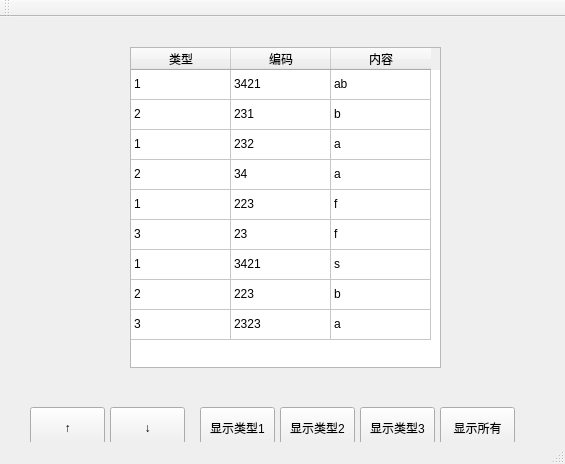
<?xml version="1.0" encoding="UTF-8"?>
<ui version="4.0">
 <class>MainWindow</class>
 <widget class="QMainWindow" name="MainWindow">
  <property name="geometry">
   <rect>
    <x>0</x>
    <y>0</y>
    <width>565</width>
    <height>464</height>
   </rect>
  </property>
  <property name="windowTitle">
   <string>MainWindow</string>
  </property>
  <widget class="QWidget" name="centralWidget">
   <widget class="QTableWidget" name="tableWidget">
    <property name="geometry">
     <rect>
      <x>130</x>
      <y>30</y>
      <width>311</width>
      <height>321</height>
     </rect>
    </property>
    <attribute name="verticalHeaderVisible">
     <bool>false</bool>
    </attribute>
    <row>
     <property name="text">
      <string>新建行</string>
     </property>
    </row>
    <row>
     <property name="text">
      <string>新建行</string>
     </property>
    </row>
    <row>
     <property name="text">
      <string>新建行</string>
     </property>
    </row>
    <row>
     <property name="text">
      <string>新建行</string>
     </property>
    </row>
    <row>
     <property name="text">
      <string>新建行</string>
     </property>
    </row>
    <row>
     <property name="text">
      <string>新建行</string>
     </property>
    </row>
    <row>
     <property name="text">
      <string>新建行</string>
     </property>
    </row>
    <row>
     <property name="text">
      <string>新建行</string>
     </property>
    </row>
    <row>
     <property name="text">
      <string>新建行</string>
     </property>
    </row>
    <column>
     <property name="text">
      <string>类型</string>
     </property>
    </column>
    <column>
     <property name="text">
      <string>编码</string>
     </property>
    </column>
    <column>
     <property name="text">
      <string>内容</string>
     </property>
    </column>
    <item row="0" column="0">
     <property name="text">
      <string>1</string>
     </property>
    </item>
    <item row="0" column="1">
     <property name="text">
      <string>3421</string>
     </property>
    </item>
    <item row="0" column="2">
     <property name="text">
      <string>ab</string>
     </property>
    </item>
    <item row="1" column="0">
     <property name="text">
      <string>2</string>
     </property>
    </item>
    <item row="1" column="1">
     <property name="text">
      <string>231</string>
     </property>
    </item>
    <item row="1" column="2">
     <property name="text">
      <string>b</string>
     </property>
    </item>
    <item row="2" column="0">
     <property name="text">
      <string>1</string>
     </property>
    </item>
    <item row="2" column="1">
     <property name="text">
      <string>232</string>
     </property>
    </item>
    <item row="2" column="2">
     <property name="text">
      <string>a</string>
     </property>
    </item>
    <item row="3" column="0">
     <property name="text">
      <string>2</string>
     </property>
    </item>
    <item row="3" column="1">
     <property name="text">
      <string>34</string>
     </property>
    </item>
    <item row="3" column="2">
     <property name="text">
      <string>a</string>
     </property>
    </item>
    <item row="4" column="0">
     <property name="text">
      <string>1</string>
     </property>
    </item>
    <item row="4" column="1">
     <property name="text">
      <string>223</string>
     </property>
    </item>
    <item row="4" column="2">
     <property name="text">
      <string>f</string>
     </property>
    </item>
    <item row="5" column="0">
     <property name="text">
      <string>3</string>
     </property>
    </item>
    <item row="5" column="1">
     <property name="text">
      <string>23</string>
     </property>
    </item>
    <item row="5" column="2">
     <property name="text">
      <string>f</string>
     </property>
    </item>
    <item row="6" column="0">
     <property name="text">
      <string>1</string>
     </property>
    </item>
    <item row="6" column="1">
     <property name="text">
      <string>3421</string>
     </property>
    </item>
    <item row="6" column="2">
     <property name="text">
      <string>s</string>
     </property>
    </item>
    <item row="7" column="0">
     <property name="text">
      <string>2</string>
     </property>
    </item>
    <item row="7" column="1">
     <property name="text">
      <string>223</string>
     </property>
    </item>
    <item row="7" column="2">
     <property name="text">
      <string>b</string>
     </property>
    </item>
    <item row="8" column="0">
     <property name="text">
      <string>3</string>
     </property>
    </item>
    <item row="8" column="1">
     <property name="text">
      <string>2323</string>
     </property>
    </item>
    <item row="8" column="2">
     <property name="text">
      <string>a</string>
     </property>
    </item>
   </widget>
   <widget class="QPushButton" name="pushButton">
    <property name="geometry">
     <rect>
      <x>200</x>
      <y>390</y>
      <width>75</width>
      <height>41</height>
     </rect>
    </property>
    <property name="text">
     <string>显示类型1</string>
    </property>
   </widget>
   <widget class="QPushButton" name="pushButton_2">
    <property name="geometry">
     <rect>
      <x>280</x>
      <y>390</y>
      <width>75</width>
      <height>41</height>
     </rect>
    </property>
    <property name="text">
     <string>显示类型2</string>
    </property>
   </widget>
   <widget class="QPushButton" name="pushButton_3">
    <property name="geometry">
     <rect>
      <x>360</x>
      <y>390</y>
      <width>75</width>
      <height>41</height>
     </rect>
    </property>
    <property name="text">
     <string>显示类型3</string>
    </property>
   </widget>
   <widget class="QPushButton" name="pushButton_4">
    <property name="geometry">
     <rect>
      <x>440</x>
      <y>390</y>
      <width>75</width>
      <height>41</height>
     </rect>
    </property>
    <property name="styleSheet">
     <string notr="true">selection-background-color: rgb(255, 255, 0);</string>
    </property>
    <property name="text">
     <string>显示所有</string>
    </property>
   </widget>
   <widget class="QPushButton" name="pushButton_5">
    <property name="geometry">
     <rect>
      <x>110</x>
      <y>390</y>
      <width>75</width>
      <height>41</height>
     </rect>
    </property>
    <property name="text">
     <string>↓</string>
    </property>
   </widget>
   <widget class="QPushButton" name="pushButton_6">
    <property name="geometry">
     <rect>
      <x>30</x>
      <y>390</y>
      <width>75</width>
      <height>41</height>
     </rect>
    </property>
    <property name="text">
     <string>↑</string>
    </property>
   </widget>
  </widget>
  <widget class="QToolBar" name="mainToolBar">
   <attribute name="toolBarArea">
    <enum>TopToolBarArea</enum>
   </attribute>
   <attribute name="toolBarBreak">
    <bool>false</bool>
   </attribute>
  </widget>
  <widget class="QStatusBar" name="statusBar"/>
 </widget>
 <layoutdefault spacing="6" margin="11"/>
 <resources/>
 <connections/>
</ui>
